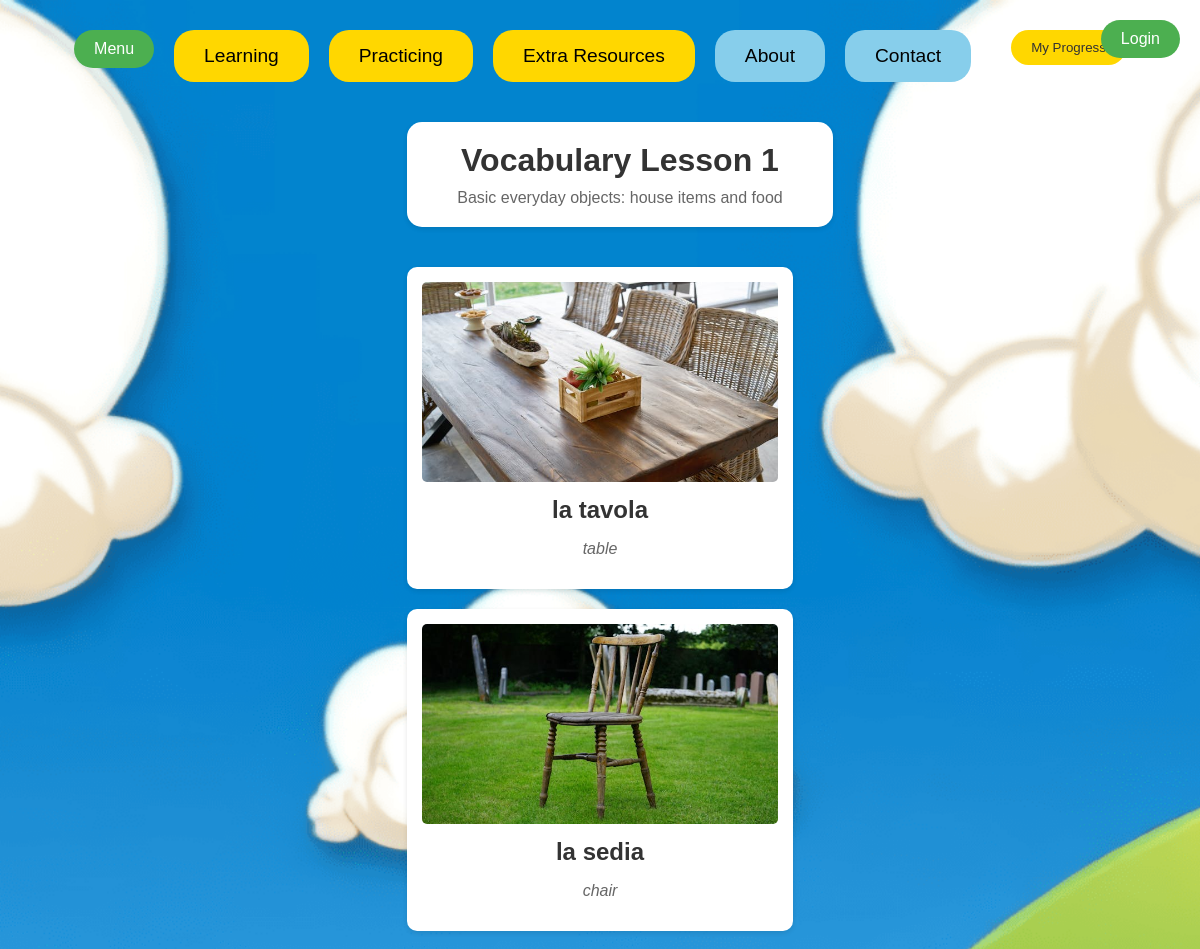
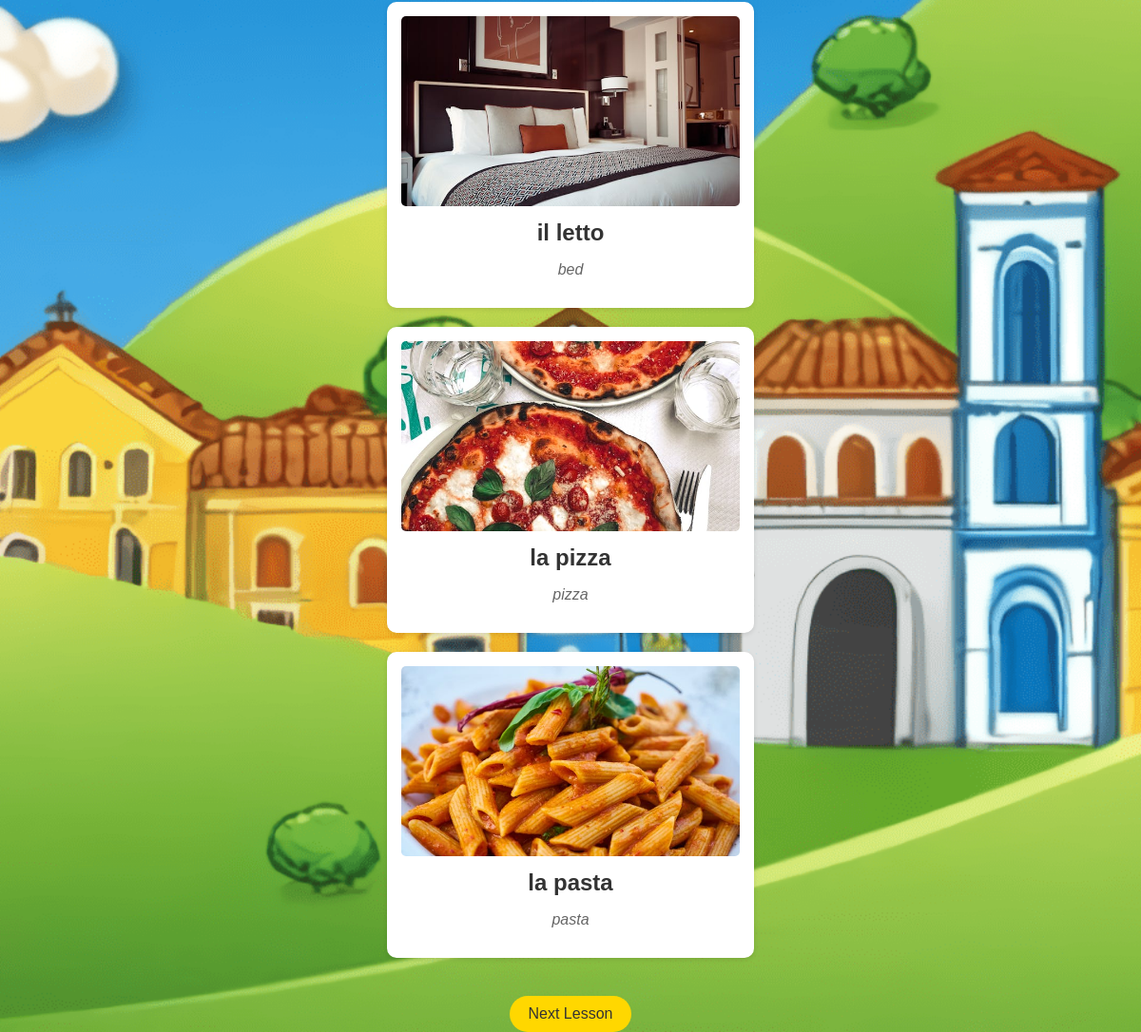
/learning/vocabulary/1, run on the app's committed database (2 pictures, top to bottom).
### models.py (models this page shows, shortened)
class VocabularyItem(db.Model):
    id = db.Column(db.Integer, primary_key=True)
    italian_word = db.Column(db.String(100), nullable=False)
    english_word = db.Column(db.String(100), nullable=False)
    image_url = db.Column(db.String(200), nullable=False)
    lesson_number = db.Column(db.Integer, nullable=False)
    category = db.Column(db.String(50))

### routes/learning.py (the view, shortened to what this page needs)
@learning.route('/learning/vocabulary/<int:lesson_number>', methods=['GET', 'POST'])
def vocabulary_lesson(lesson_number):
    if lesson_number not in [1, 2]:
        return redirect(url_for('learning.index'))
    user = get_current_user()  # Use get_current_user instead of current_user
    translation = None
    if request.method == 'POST':
        text = request.form.get('text')
        direction = request.form.get('direction')
        from_lang, to_lang = direction.split('-')
        translator = Translator(from_lang=from_lang, to_lang=to_lang)
        translation = translator.translate(text)
    vocabulary_items = VocabularyItem.query.filter_by(lesson_number=lesson_number).all()
    return render_template('vocabulary_lesson.html',
                         items=vocabulary_items,
                         lesson_number=lesson_number,
                         translation=translation,
                         current_user=get_current_user())

### utils.py (called while the page is built)
def get_current_user():
    if 'user_id' in session:
        return User.query.get(session['user_id'])
    return None

### templates/vocabulary_lesson.html (shortened to what this page needs)
{% extends 'base.html' %}
{% block body %}
<div class="content">
    <header class="lesson-header">
        <h1>Vocabulary Lesson {{ lesson_number }}</h1>
        {% if lesson_number == 1 %}
        <p class="lesson-description">Basic everyday objects: house items and food</p>
        {% else %}
        <p class="lesson-description">Places and transportation</p>
        {% endif %}
    </header>
    <div class="vocabulary-grid">
        {% for item in items %}
        <div class="vocabulary-card">
            <img src="{{ item.image_url }}" alt="{{ item.english_word }}" class="vocab-image">
            <div class="vocab-words">
                <h3 class="italian">{{ item.italian_word }}</h3>
                <p class="english">{{ item.english_word }}</p>
            </div>
        </div>
        {% endfor %}
    </div>
    <div class="lesson-navigation">
        {% if lesson_number < 2 %}
            <a href="{{ url_for('learning.vocabulary_lesson', lesson_number=lesson_number+1) }}" class="nav-button">Next Lesson</a>
        {% endif %}
    </div>
</div>
{% endblock %}

### templates/base.html (shortened to what this page needs)
<!DOCTYPE html>
<html lang="en">
<head>
    <link rel="stylesheet" href="{{ url_for('static', filename='css/main.css') }}">
</head>
<body>
    <div class="navbar">
        <a href="{{ url_for('index') }}"><button class="green-button">Menu</button></a>
        <a href="/learning"><button class="yellow-button">Learning</button></a>
        <a href="/practicing"><button class="yellow-button">Practicing</button></a>
        <a href="/extra-resources"><button class="yellow-button">Extra Resources</button></a>
        <a href="/about"><button class="blue-button">About</button></a>
        <a href="/contact"><button class="blue-button">Contact</button></a>
        {% if current_user %}
            <a href="/logout"><button class="top-right-button">Logout</button></a>
        {% else %}
            <a href="/login"><button class="top-right-button">Login</button></a>
        {% endif %}
            <a href="{{ url_for('user_progress') }}"><button class="nav-button">My Progress</button></a>
    </div>
    {% block body %}{% endblock %}
</body>
</html>

### static/css/main.css (style rules this page uses)
body, html { margin: 0; font-family: sans-serif; height: 100%; display: flex; flex-direction: column; justify-content: space-between; background-image: url('/static/images/homepage_web_draft_1.png'); background-size: cover; background-position: center; background-repeat: no-repeat; background-attachment: fixed; background-color: lightblue; }
.navbar { display: flex; justify-content: center; gap: 20px; margin-top: 30px; }
.top-right-button { position: absolute; top: 20px; right: 20px; background-color: #4CAF50; border: none; border-radius: 20px; padding: 10px 20px; color: white; font-size: 1em; cursor: pointer; transition: transform 0.3s ease, background-color 0.3s ease; }
.yellow-button { background-color: #FFD700; border: none; border-radius: 20px; padding: 15px 30px; font-size: 1.2em; cursor: pointer; transition: transform 0.3s ease, background-color 0.3s ease; }
.blue-button { background-color: #87CEEB; border: none; border-radius: 20px; padding: 15px 30px; font-size: 1.2em; cursor: pointer; transition: transform 0.3s ease, background-color 0.3s ease; }
.content { max-width: 1200px; margin: 0 auto; padding: 20px; position: relative; background-color: transparent; border-radius: 15px; }
.vocabulary-grid { display: grid; grid-template-columns: repeat(auto-fit, minmax(250px, 1fr)); gap: 20px; padding: 20px; }
.vocabulary-card { background: white; border-radius: 10px; padding: 15px; box-shadow: 0 2px 5px rgba(0,0,0,0.1); transition: transform 0.3s ease; }
.vocab-image { width: 100%; height: 200px; object-fit: cover; border-radius: 5px; }
.vocab-words { text-align: center; margin-top: 10px; }
.italian { color: #333; font-size: 1.5em; margin: 5px 0; }
.english { color: #666; font-style: italic; }
.lesson-navigation { display: flex; justify-content: center; gap: 20px; margin: 20px 0; }
.nav-button { padding: 10px 20px; background-color: #FFD700; border: none; border-radius: 20px; color: #333; text-decoration: none; transition: background-color 0.3s ease; }
.lesson-header { background-color: white; border-radius: 15px; padding: 20px; margin: 20px 0; text-align: center; width: 100%; box-shadow: 0 2px 5px rgba(0,0,0,0.1); }
.lesson-header h1 { margin: 0 0 10px 0; color: #333; }
.lesson-description { margin: 0; color: #666; }
.content { max-width: 1200px; margin: 0 auto; padding: 20px; display: flex; flex-direction: column; align-items: center; }
.vocabulary-grid { width: 100%; display: grid; grid-template-columns: repeat(auto-fit, minmax(250px, 1fr)); gap: 20px; padding: 20px 0; }
.green-button { background-color: #4CAF50; border: none; border-radius: 20px; padding: 10px 20px; color: white; font-size: 1em; cursor: pointer; transition: transform 0.3s ease, background-color 0.3s ease; }
.lesson-header { background-color: white; border-radius: 15px; padding: 20px; margin: 20px auto; text-align: center; width: 100%; box-shadow: 0 2px 5px rgba(0,0,0,0.1); }
.content { position: relative; min-height: 100vh; }

### data on the page
VocabularyItem: image_url (picture), italian_word "la tavola", english_word "table"
VocabularyItem: image_url (picture), italian_word "la sedia", english_word "chair"
VocabularyItem: image_url (picture), italian_word "il letto", english_word "bed"
VocabularyItem: image_url (picture), italian_word "la pizza", english_word "pizza"
VocabularyItem: image_url (picture), italian_word "la pasta", english_word "pasta"

### other printed values
{{ lesson_number }} "1"
